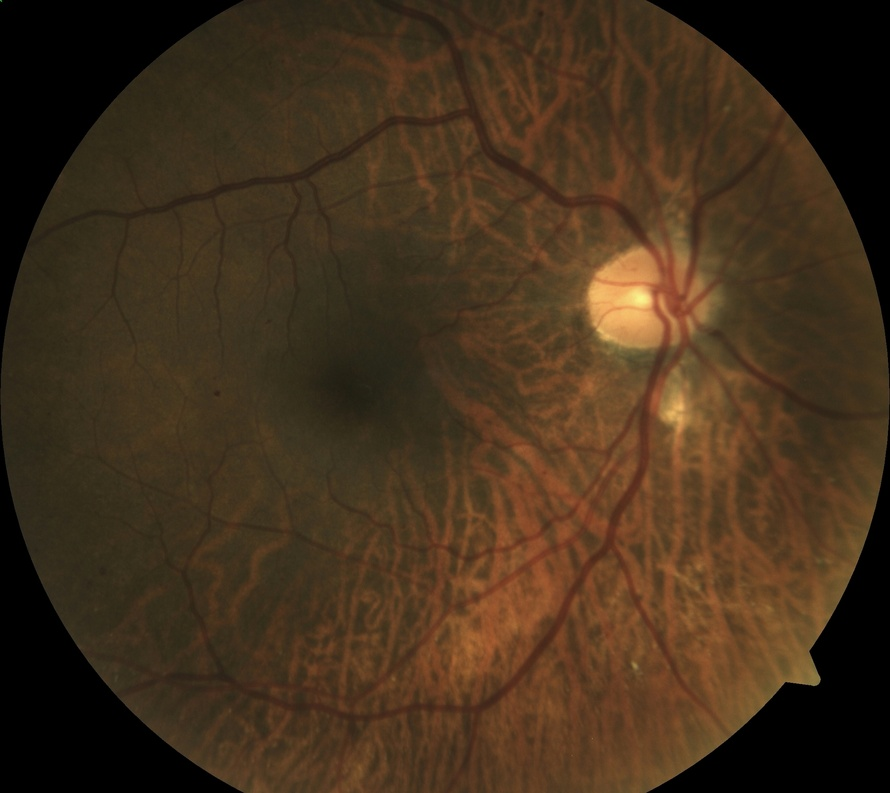
#> input picture DMED/(00000053).jpg, 890 x 793 px, shrunk from 2196 x 1958 before the run
$ python -i kirschEdges.py   (imports and definitions only)
#> lines starting #> are read from the running program, lines starting #| are printed output that depends on the picture
from scipy import signal
import numpy as np # For numeric computing, setting up matrices and performing computations at them

def kirschEdges(imgIn):

    h1 = np.array([[5, -3, -3],[5, 0, -3],[5, -3, -3]])/15
    h2 = np.array([[-3, -3, 5],[-3, 0, 5],[-3, -3, 5]])/15
    h3 = np.array([[-3, -3, -3],[5, 0, -3],[5, 5, -3]])/15
    h4 = np.array([[-3, 5, 5],[-3, 0, 5],[-3, -3, -3]])/15
    h5 = np.array([[-3, -3, -3],[-3, 0, -3],[5, 5, 5]])/15
    h6 = np.array([[5, 5, 5],[-3, 0, -3],[-3, -3, -3]])/15
    h7 = np.array([[-3, -3, -3],[-3, 0, 5],[-3, 5, 5]])/15
    h8 = np.array([[5, 5, -3],[5, 0, -3],[-3, -3, -3]])/15

    #Spatial Filtering by Kirsch's Templates
    #signal.convolve2d Equivalent to Filter2 in matlab

    t1 = signal.convolve2d(imgIn, np.rot90(h1,2), mode='same')
    t2 = signal.convolve2d(imgIn, np.rot90(h2,2), mode='same')
    t3 = signal.convolve2d(imgIn, np.rot90(h3,2), mode='same')
    t4 = signal.convolve2d(imgIn, np.rot90(h4,2), mode='same')
    t5 = signal.convolve2d(imgIn, np.rot90(h5,2), mode='same')
    t6 = signal.convolve2d(imgIn, np.rot90(h6,2), mode='same')
    t7 = signal.convolve2d(imgIn, np.rot90(h7,2), mode='same')
    t8 = signal.convolve2d(imgIn, np.rot90(h8,2), mode='same')


    #Find the maximum edges value
    imgOut = np.maximum(t1,t2)
    imgOut = np.maximum(imgOut,t3)
    imgOut = np.maximum(imgOut,t4)
    imgOut = np.maximum(imgOut,t5)
    imgOut = np.maximum(imgOut,t6)
    imgOut = np.maximum(imgOut,t7)
    imgOut = np.maximum(imgOut,t8)

    return (imgOut)

>>> import cv2
>>> picture = cv2.imread('DMED/(00000053).jpg', cv2.IMREAD_GRAYSCALE)
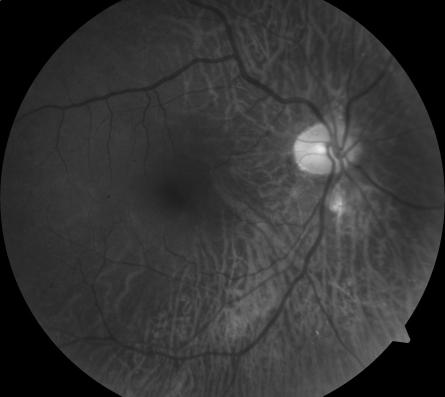
#> picture: shape (793, 890) (shown at 1/2 size); min 0, max 235, mean 51.7
>>> result = kirschEdges(picture)
#> in kirschEdges, `t3 = signal.convolve2d(imgIn, np.rot90(h3,2), mode='same')`:
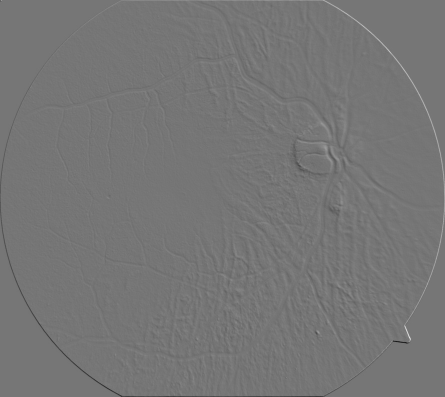
#> t3: shape (793, 890) float64 (shown at 1/2 size); min -82.33, max 95.47, mean 0; drawn with min black and max white
#> in kirschEdges, `t5 = signal.convolve2d(imgIn, np.rot90(h5,2), mode='same')`:
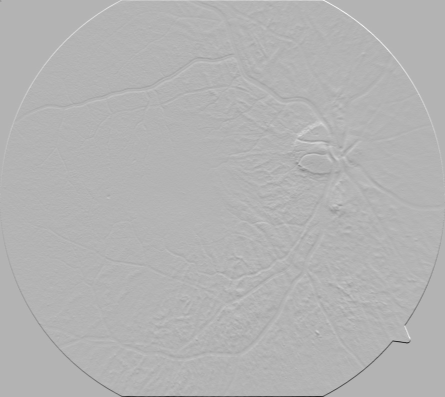
#> t5: shape (793, 890) float64 (shown at 1/2 size); min -111, max 46.53, mean 0; drawn with min black and max white
#> in kirschEdges, `t6 = signal.convolve2d(imgIn, np.rot90(h6,2), mode='same')`:
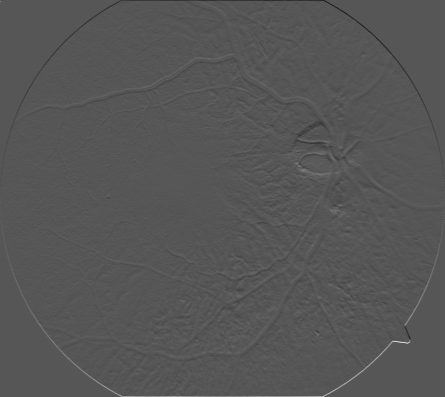
#> t6: shape (793, 890) float64 (shown at 1/2 size); min -56.4, max 109.7, mean 0; drawn with min black and max white
#> in kirschEdges, `t7 = signal.convolve2d(imgIn, np.rot90(h7,2), mode='same')`:
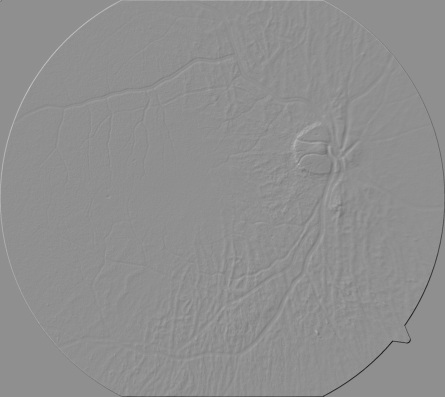
#> t7: shape (793, 890) float64 (shown at 1/2 size); min -93.53, max 72.67, mean 0; drawn with min black and max white
#> in kirschEdges, `imgOut = np.maximum(imgOut,t4)`:
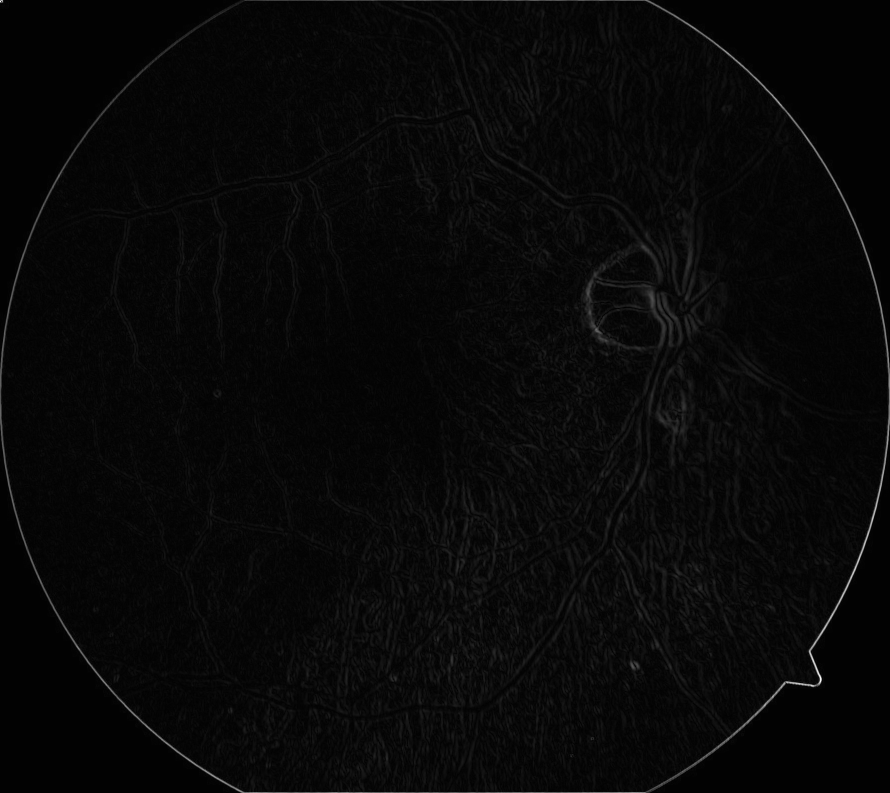
#> imgOut: shape (793, 890) float64; min -1.13, max 100.4, mean 2.2; drawn with min black and max white

$ run again, on DMED/(00000120).jpg
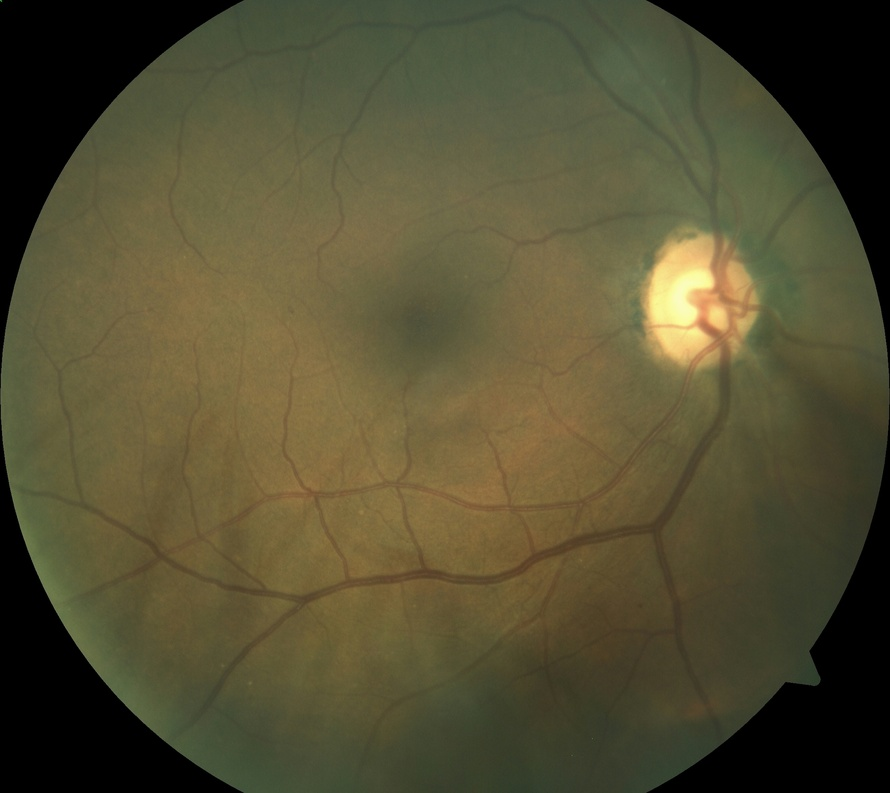
#> input picture DMED/(00000120).jpg, 890 x 793 px, shrunk from 2196 x 1958 before the run
#> in kirschEdges, `t2 = signal.convolve2d(imgIn, np.rot90(h2,2), mode='same')`:
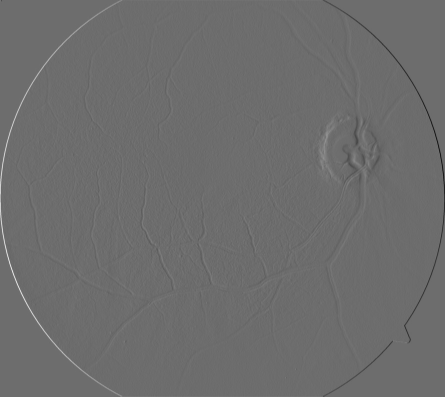
#> t2: shape (793, 890) float64 (shown at 1/2 size); min -74.67, max 99.67, mean 0; drawn with min black and max white
#> in kirschEdges, `imgOut = np.maximum(imgOut,t4)`:
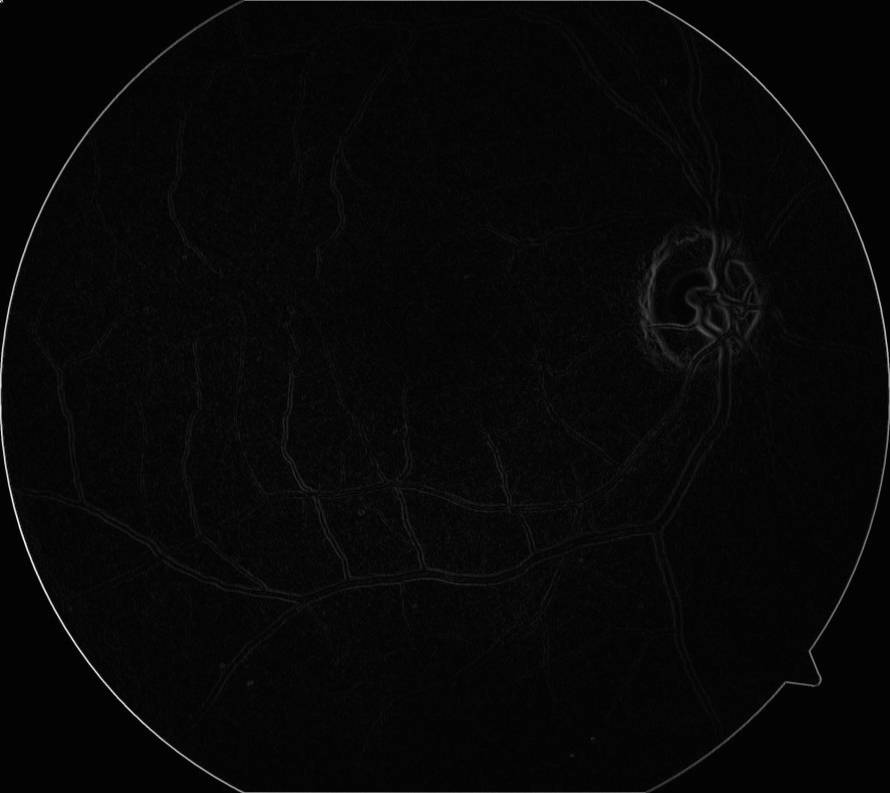
#> imgOut: shape (793, 890) float64; min -1.33, max 100.4, mean 1.7; drawn with min black and max white

$ run again, on DMED/(00000138).jpg
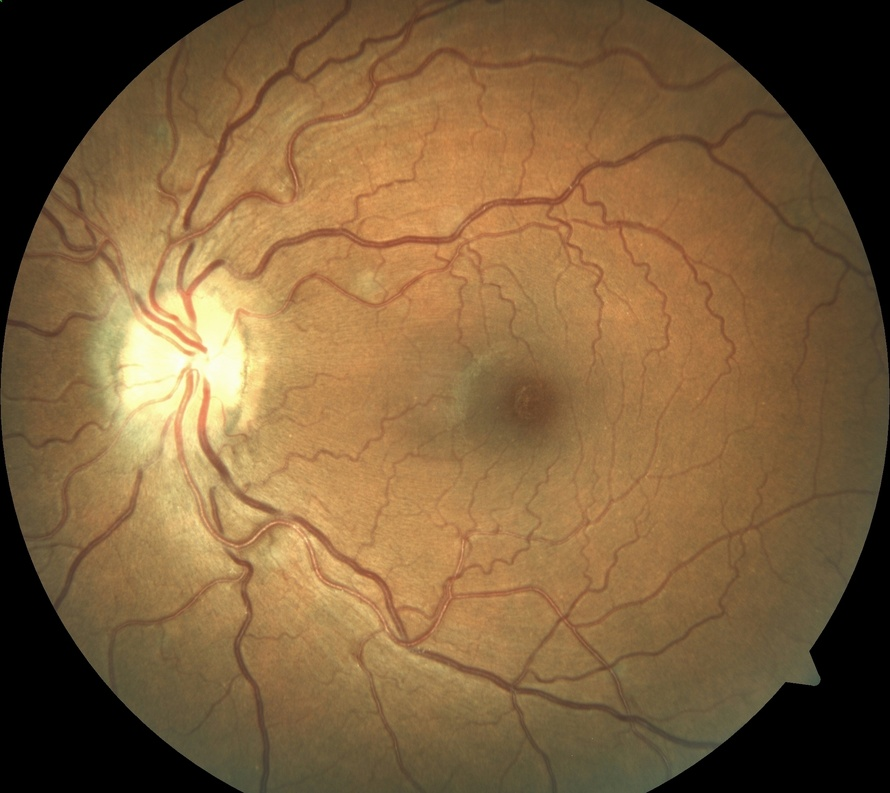
#> input picture DMED/(00000138).jpg, 890 x 793 px, shrunk from 2196 x 1958 before the run
#> in kirschEdges, `t6 = signal.convolve2d(imgIn, np.rot90(h6,2), mode='same')`:
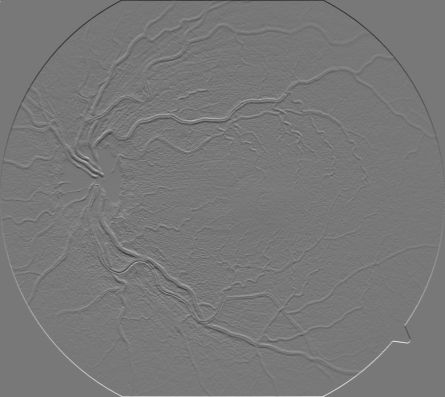
#> t6: shape (793, 890) float64 (shown at 1/2 size); min -79.8, max 89.13, mean 0; drawn with min black and max white
#> in kirschEdges, `imgOut = np.maximum(imgOut,t4)`:
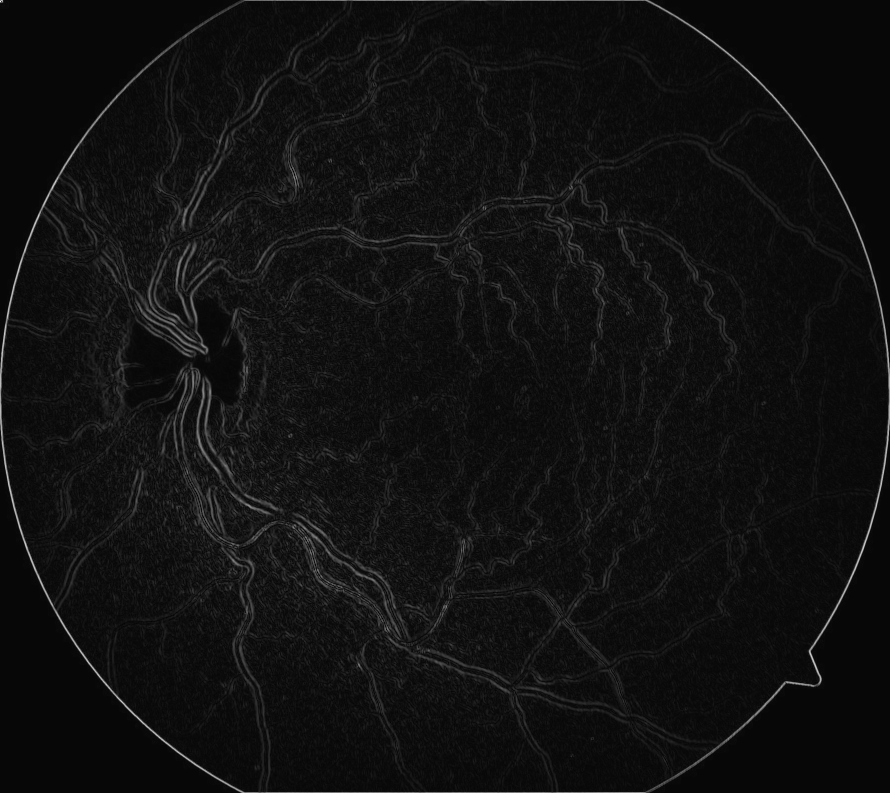
#> imgOut: shape (793, 890) float64; min -3.2, max 100.4, mean 3.8; drawn with min black and max white
